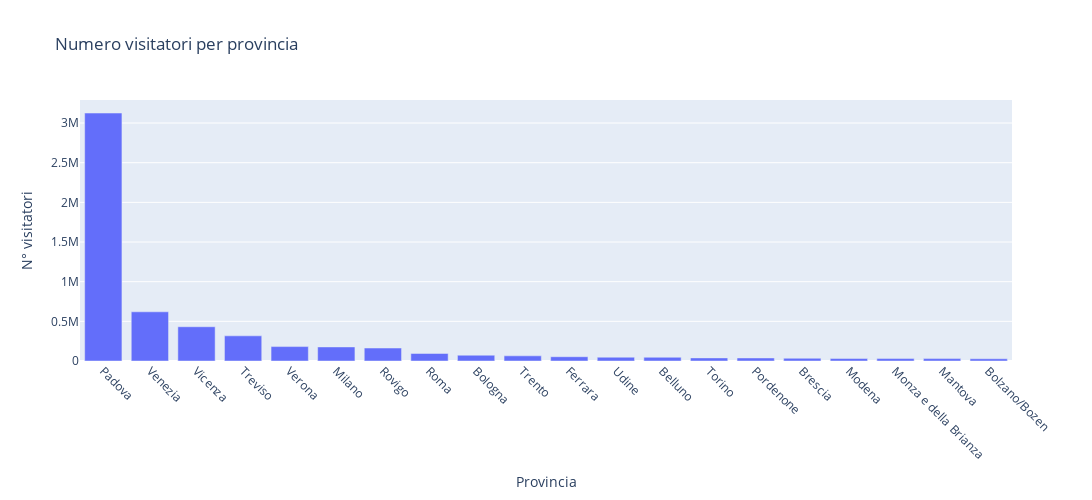

Write notebook code for a chart like this one.
### Code cell
fig= px.bar(x=es2.PROVINCIA, y=es2.VISITORS, labels={'x': 'Provincia', 'y':'N° visitatori'}, title="Numero visitatori per provincia", width=1100, height=500)
fig.update_xaxes(tickangle= 45)  
fig.show()

### Figure 1 — Plotly figure (JSON) as saved in the notebook; plotly's stock layout.template omitted (floating-point values rounded to 4 significant figures)
{"data": [{"alignmentgroup": "True", "hovertemplate": "Provincia=%{x}<br>N° visitatori=%{y}<extra></extra>", "legendgroup": "", "marker": {"color": "#636efa", "pattern": {"shape": ""}}, "name": "", "offsetgroup": "", "orientation": "v", "showlegend": false, "textposition": "auto", "type": "bar", "x": ["Padova", "Venezia", "Vicenza", "Treviso", "Verona", "Milano", "Rovigo", "Roma", "Bologna", "Trento", "Ferrara", "Udine", "Belluno", "Torino", "Pordenone", "Brescia", "Modena", "Monza e della Brianza", "Mantova", "Bolzano/Bozen"], "xaxis": "x", "y": [3125884, 620236, 431952, 317224, 181604, 177380, 163464, 95056, 72980, 65148, 53832, 47784, 46992, 39068, 38272, 34416, 30928, 30648, 30212, 28036], "yaxis": "y"}], "layout": {"barmode": "relative", "height": 500, "legend": {"tracegroupgap": 0}, "title": {"text": "Numero visitatori per provincia"}, "width": 1100, "xaxis": {"anchor": "y", "domain": [0, 1], "tickangle": 45, "title": {"text": "Provincia"}}, "yaxis": {"anchor": "x", "domain": [0, 1], "title": {"text": "N° visitatori"}}}}
